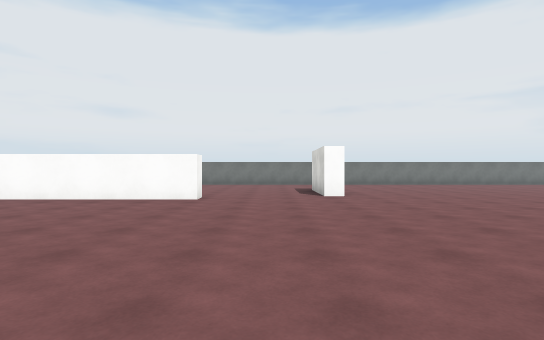
[1] (above)

24 first-person views from a walk through a Unity game level. The camera is 1.3 m above the floor, looks level and sees 80° across. The floor is counted in squares, 2 m on a side. Each view is taken from the middle of a square. On the plan, view 1 faces up. The plan holds only what a view shows up to about 10 squares ahead; the rest is blank. The player character is not drawn. Surface patterns are stand-ins for the level's own textures.

[2]
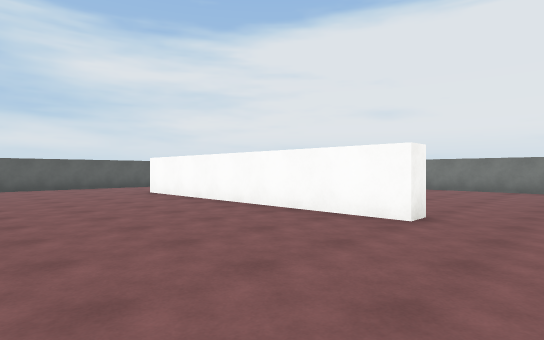

[3]
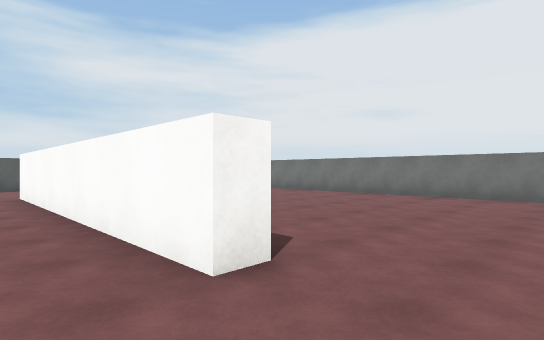

[4]
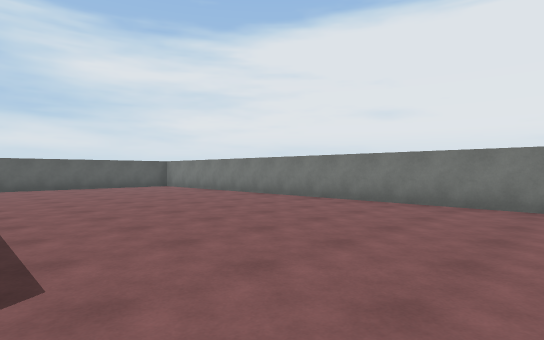

[5]
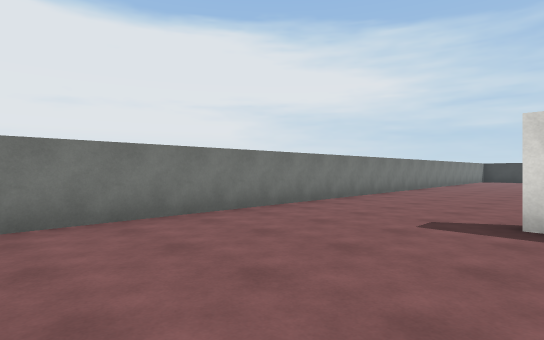

[6]
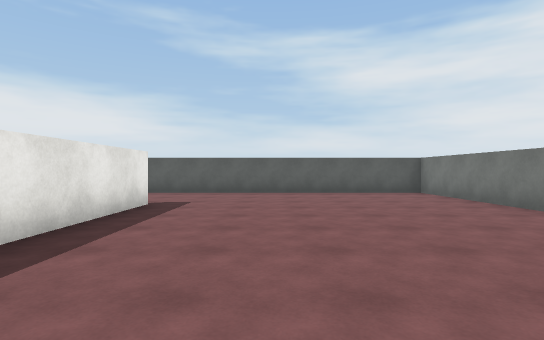

[7]
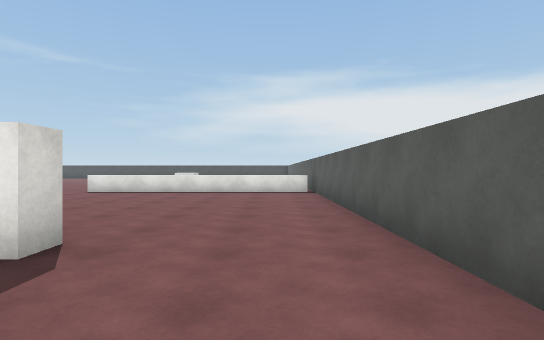

[8]
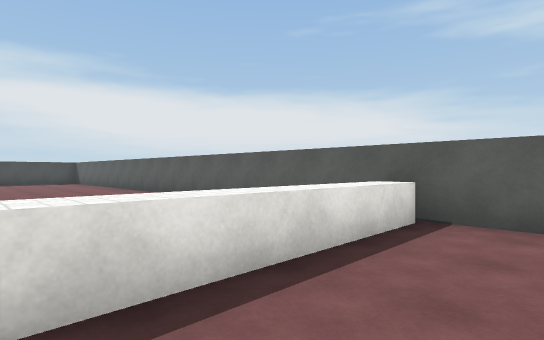

[9]
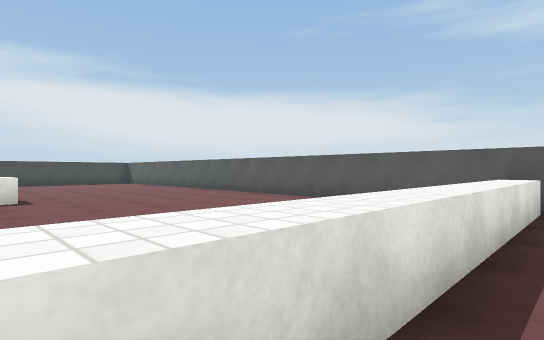

[10]
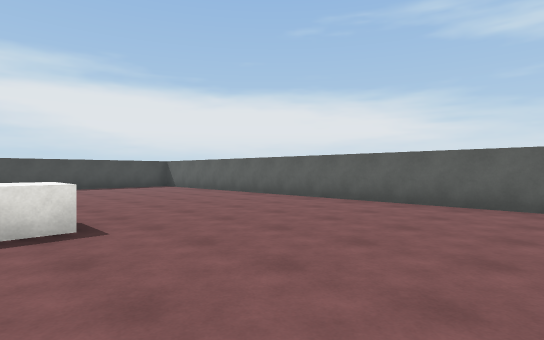

[11]
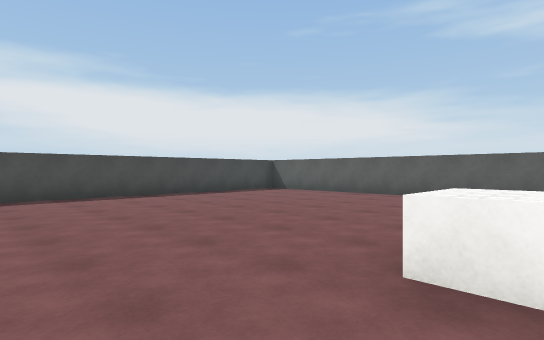

[12]
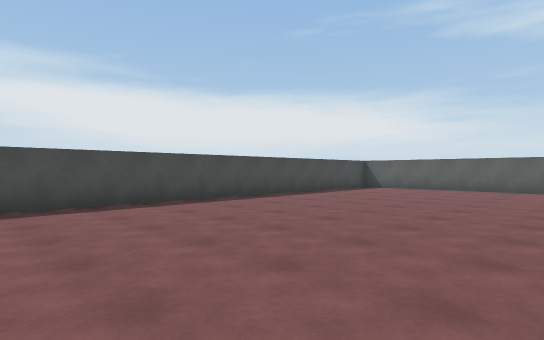

[13]
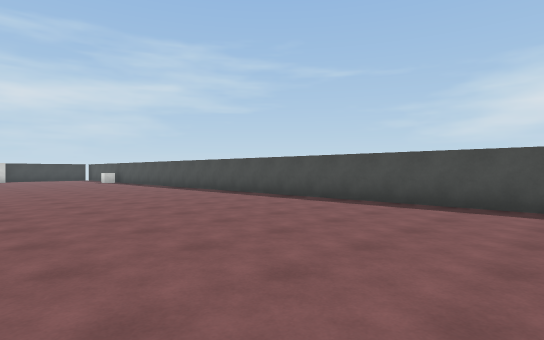

[14]
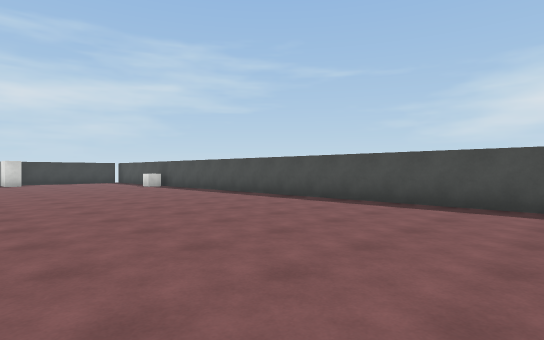

[15]
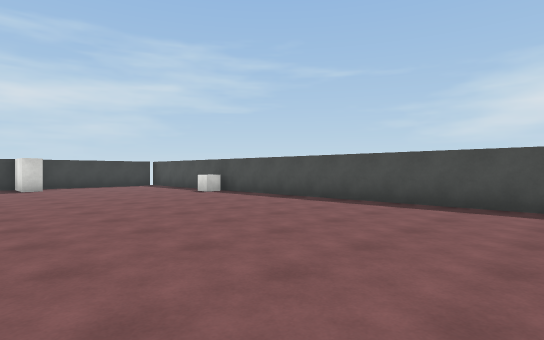

[16]
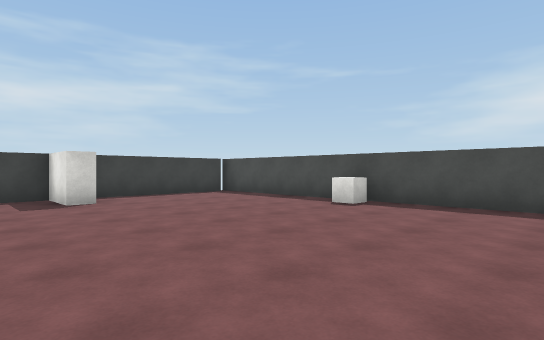

[17]
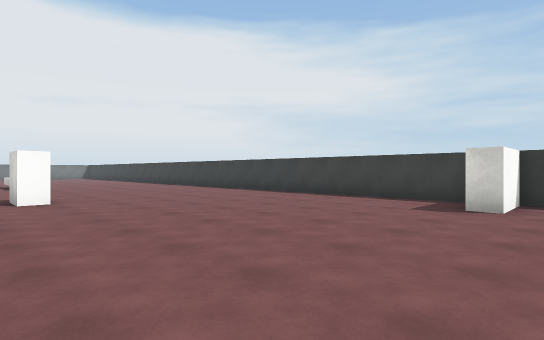

[18]
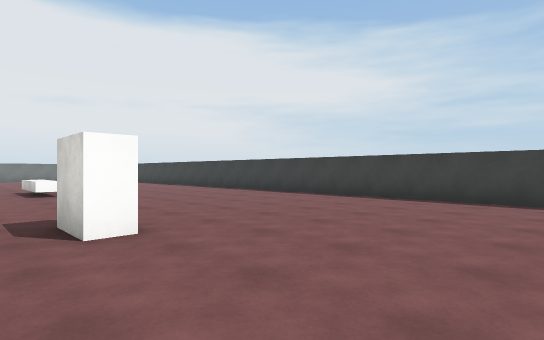

[19]
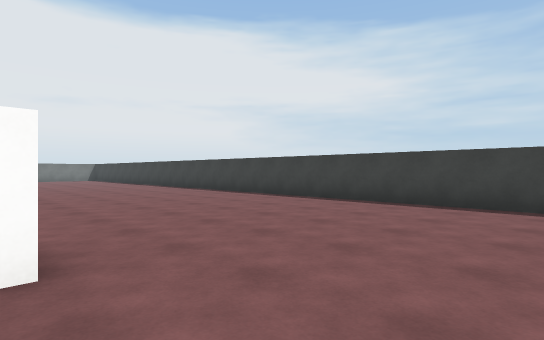

[20]
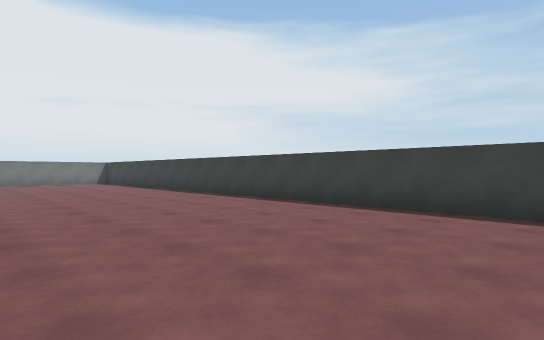

[21]
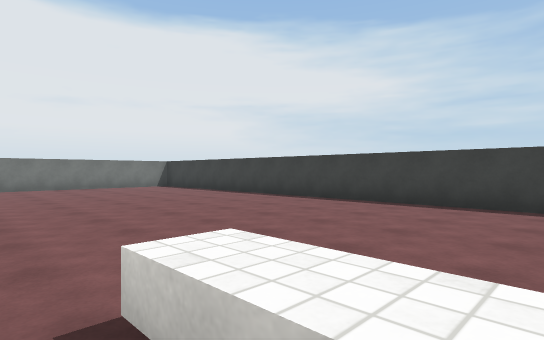

[22]
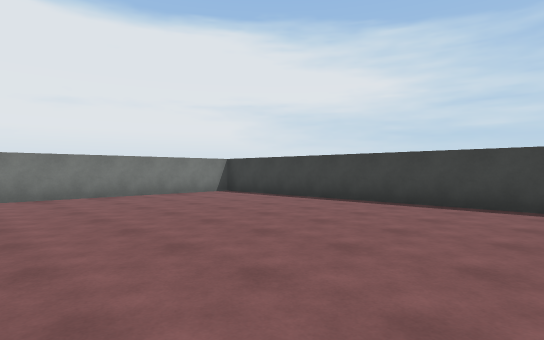

[23]
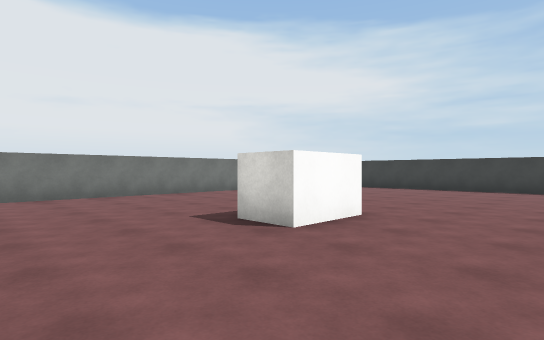

[24]
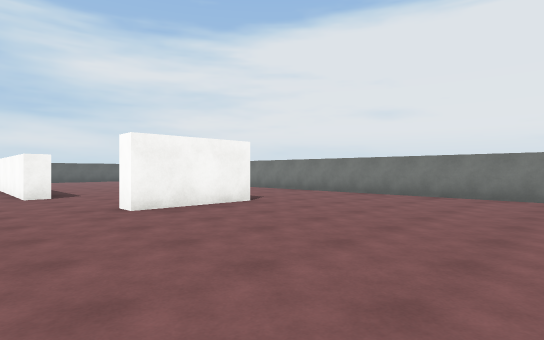

### Floor plan
Points are (right, up) in squares from view 1. A wall is a line through its corners. A room is listed if a view was taken in it or the views show most of it. See-through windows are left out.
Room 1 (views 1, 2, 3, 4, 5, 6, 7, 8, 9, 10, 11, 12, 13, 14, 15, 16, 17, 18, 19, 20, 21, 22, 23, 24)
walls: (-1.7, 7.8) (-1.7, 7.1) (-9.2, 7.1) (-9.2, 7.6) (-5.8, 7.6); (1.8, 10.6) (1.8, 8.1) (1.3, 8.1) (1.3, 10.6); (10.2, 8.4) (8.8, 8.4) (8.8, 9.5); (-9.9, -15.3) (16.9, -15.3); (17.3, -14.9) (17.3, 13.9); (16.9, 14.3) (-12.3, 14.3) (-12.3, -13)
low walls: (11.9, 1.2) (11.4, 1.2) (11.4, 3.2); (-12.1, 0.4) (-5.5, 0.4)
ways out: gap at (18, -15)
objects: other object (-7, -7) to (-6, -7); other object (11, -4); other object (13, -15); other object (16, -11) to (17, -11)

Where each view was taken, in squares from view 1:
view 1: 0 up, 0 right, facing up
view 2: 3 up, 0 right, facing up-left
view 3: 6 up, 0 right, facing up-left
view 4: 8 up, 0 right, facing up-left
view 5: 10 up, 3 left, facing up-right
view 6: 10 up, 3 left, facing left
view 7: 10 up, 11 left, facing down
view 8: 2 up, 8 left, facing down-left
view 9: 1 up, 6 left, facing down-left
view 10: 3 down, 6 left, facing down-left
view 11: 7 down, 4 left, facing down-left
view 12: 9 down, 1 left, facing down-left
view 13: 9 down, 5 left, facing down-right
view 14: 9 down, 0 right, facing down-right
view 15: 9 down, 4 right, facing down-right
view 16: 9 down, 9 right, facing down-right
view 17: 12 down, 10 right, facing up-right
view 18: 8 down, 10 right, facing up-right
view 19: 7 down, 11 right, facing up-right
view 20: 2 down, 12 right, facing up-right
view 21: 2 up, 11 right, facing up-right
view 22: 6 up, 11 right, facing up-right
view 23: 6 up, 6 right, facing up-right
view 24: 6 up, 7 right, facing up-left
